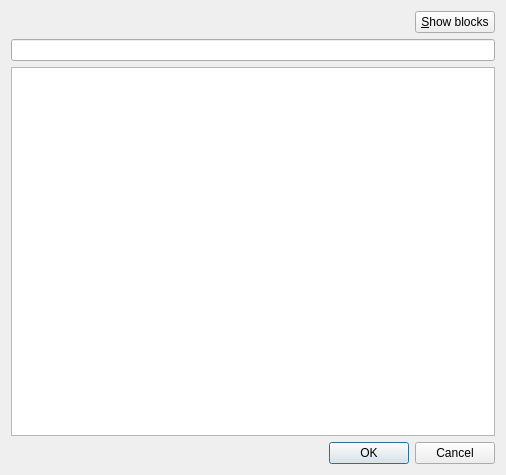
<?xml version="1.0" encoding="UTF-8"?>
<ui version="4.0">
 <class>PaletteListUI</class>
 <widget class="QDialog" name="PaletteListUI">
  <property name="geometry">
   <rect>
    <x>0</x>
    <y>0</y>
    <width>506</width>
    <height>475</height>
   </rect>
  </property>
  <property name="windowTitle">
   <string>PaletteListUI</string>
  </property>
  <layout class="QVBoxLayout" name="verticalLayout">
   <item>
    <layout class="QHBoxLayout" name="horizontalLayout">
     <item>
      <spacer name="horizontalSpacer">
       <property name="orientation">
        <enum>Qt::Orientation::Horizontal</enum>
       </property>
       <property name="sizeHint" stdset="0">
        <size>
         <width>40</width>
         <height>20</height>
        </size>
       </property>
      </spacer>
     </item>
     <item>
      <widget class="QPushButton" name="pushButton_5">
       <property name="text">
        <string>&amp;Show blocks</string>
       </property>
      </widget>
     </item>
    </layout>
   </item>
   <item>
    <widget class="QLineEdit" name="lineEdit"/>
   </item>
   <item>
    <widget class="QTableView" name="tableView"/>
   </item>
   <item>
    <widget class="QDialogButtonBox" name="buttonBox">
     <property name="standardButtons">
      <set>QDialogButtonBox::StandardButton::Cancel|QDialogButtonBox::StandardButton::Ok</set>
     </property>
    </widget>
   </item>
  </layout>
 </widget>
 <resources/>
 <connections/>
</ui>
